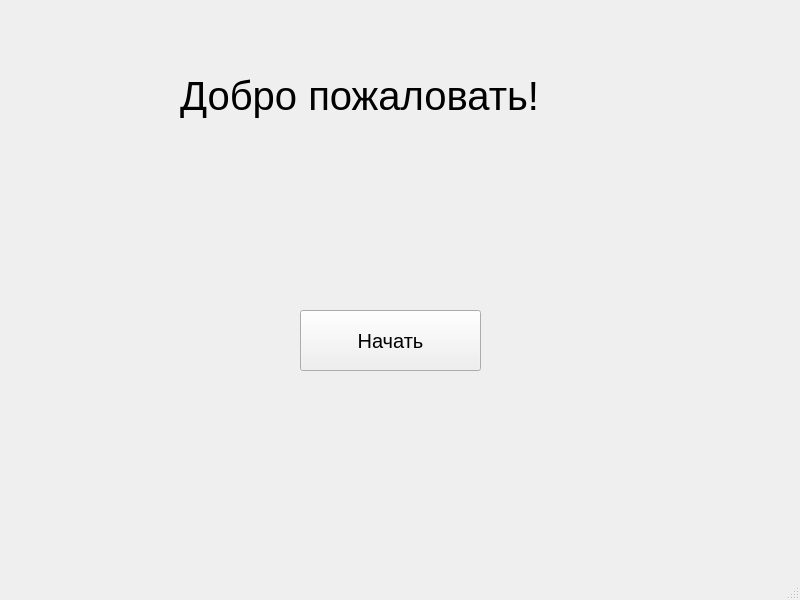
<?xml version="1.0" encoding="UTF-8"?>
<ui version="4.0">
 <class>MainWindow</class>
 <widget class="QMainWindow" name="MainWindow">
  <property name="geometry">
   <rect>
    <x>0</x>
    <y>0</y>
    <width>800</width>
    <height>600</height>
   </rect>
  </property>
  <property name="windowTitle">
   <string>MainWindow</string>
  </property>
  <widget class="QWidget" name="centralwidget">
   <widget class="QLabel" name="label">
    <property name="geometry">
     <rect>
      <x>180</x>
      <y>60</y>
      <width>451</width>
      <height>71</height>
     </rect>
    </property>
    <property name="font">
     <font>
      <pointsize>30</pointsize>
     </font>
    </property>
    <property name="cursor">
     <cursorShape>BusyCursor</cursorShape>
    </property>
    <property name="text">
     <string>Добро пожаловать!</string>
    </property>
   </widget>
   <widget class="QPushButton" name="start_but">
    <property name="geometry">
     <rect>
      <x>300</x>
      <y>310</y>
      <width>181</width>
      <height>61</height>
     </rect>
    </property>
    <property name="font">
     <font>
      <pointsize>15</pointsize>
     </font>
    </property>
    <property name="text">
     <string>Начать</string>
    </property>
   </widget>
  </widget>
  <widget class="QMenuBar" name="menubar">
   <property name="geometry">
    <rect>
     <x>0</x>
     <y>0</y>
     <width>800</width>
     <height>26</height>
    </rect>
   </property>
  </widget>
  <widget class="QStatusBar" name="statusbar"/>
 </widget>
 <resources/>
 <connections/>
</ui>
